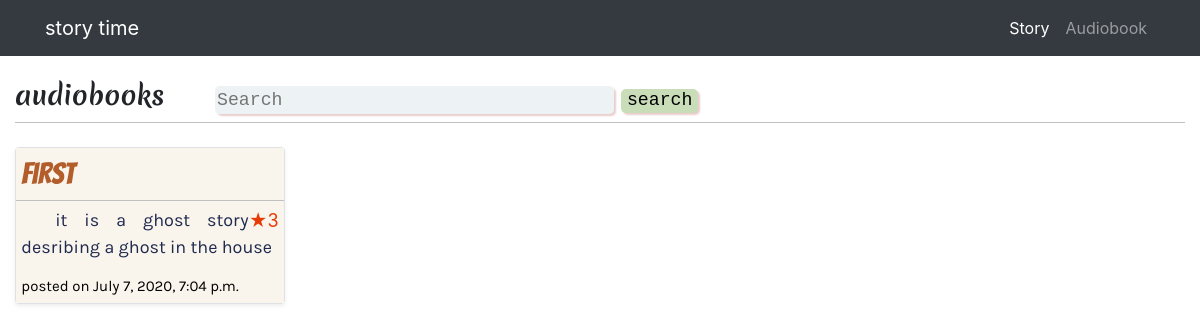
The app's page /audiobook/ with its own data.
### freelancing/models.py (models this page shows, shortened)
class audio_story(models.Model):
    story_title=models.CharField(max_length=30,blank=False)
    story_descrtiption=models.TextField()
    story_title_pic=models.ImageField(upload_to='media/')
    upload_time=models.DateTimeField(auto_now_add=True)
    rating=models.IntegerField()
    category=models.CharField(max_length=20 ,blank=True)

### freelancing/views.py (the view)
# urls.py: path('audiobook/',views.audiobook,name='audiobook'),
def audiobook(request):
    all_stories=audio_story.objects.all().order_by('upload_time')
    return render(request,'audioindex.html',{'stories':all_stories.reverse()})

### freelancing/templates/audioindex.html (shortened to what this page needs)
{%extends 'extended.html'%}
{%block codes%}
<div class="my-4" style="border-bottom: 1px solid	#C0C0C0 ;">
    <div class="row" >
        <div class="col-2">
           <h2 style="font-family: meri;"> audiobooks</h2>
        </div>
        <div class="col-9 col-lg-6">
        <form action="{% url 'search' %}" method="POST">
           <h2> <input type="text" placeholder="Search" name="search" style=" padding-top:4px; padding-bottom: 2px; width: 70%; font-weight: lighter;border: none; border-radius: 5px; background-color: rgba(232, 239, 241, 0.781); color: firebrick; font-family: monospace;  box-shadow: 2px 2px 2px #e9cccc; font-size: 70%;  ">
            <button  type="submit"  style=" font-family:doris;font-weight: bold; background-color: rgb(202, 221, 185); border-radius: 5px; border:none; font-weight: lighter; font-size: 90%; font-family: monospace; box-shadow: 2px 2px 2px #e9cccc; font-size: 70%;" >search</button></h2>
          </form>
        </div>
    </div>
</div>
<div class="row">
<div class="col-lg-9 ">
<div class="row">
    {%for st in stories%}
    <div class="col-6 col-lg-4" >
        <a href="{% url 'audio_chapters' s_title=st.story_title %}"  style="background-color: rgba(250, 244, 235, 0.911);">
        <div class="card  mb-5   border rounded shadow-sm bg-white ">
            <div class="card-body-sm " >
                <div class="card-title text-responsive" style="border-bottom: 1px solid #C0C0C0;" >
                    <h3 style="margin-left: 2%; margin-top: 3%; font-family:'eastwood';color:rgba(163, 60, 0, 0.822) ; font-stretch: wider; " >{{st.story_title}} </h3>
                </div>
                <p style="margin-top: -2%; margin-bottom: 3%; "><span class=" fa-pull-right " style="color:rgb(231, 58, 5);">&#9733;{{st.rating}}</span></p>
                 <div class="card-text text-responsive" >
                    <p style=" font-family:karla; color: rgba(2, 15, 58, 0.884);">&nbsp;&nbsp;{{st.story_descrtiption}}</p>
                 </div>
            </div>
            <div class="jk" >
            <div class="card-footer-sm text-responsive "  >
               <h6 style="font-family: karla;">posted on {{st.upload_time}}</h6>
            </div></div>
        </a>
        </div>
    </div>
    {%endfor%}
</div>
</div>
   <div class="col-lg-1 col-1 mt-3">
   </div>
</div>
{%endblock%}

### freelancing/assets/file.css (style rules this page uses)
body { padding-top: 56px; }
a { color: black; text-decoration: none; }
h3 { font-size:6px; }
p { font-size:5px; }
@media (min-width: 300px) { h2 { font-size:17px; } }
@media (min-width: 300px) { h3 { font-size:15px; } }
@media (min-width: 300px) { h6 { font-size:9px; font-weight: normal; margin-left: 2%; margin-top: -5%; } }
@media (min-width: 300px) { p { font-size:10px; text-align: justify; margin-left: 2%; margin-right: 2%; margin-top: -4%; } }
@media (min-width: 300px) { .card { margin-bottom: 1%; } }
@media (min-width: 768px) { h2 { font-size:20px; } }
@media (min-width: 768px) { h3 { font-size:20px; } }
@media (min-width: 768px) { h6 { font-size:10px; font-weight: normal; margin-left: 2%; margin-top: 2%; } }
@media (min-width: 768px) { p { font-size:10px; margin-left: 2%; margin-top: -1%; } }
@media (min-width: 768px) { .card { margin-bottom: 5%; } }
@media (min-width: 992px) { h2 { font-size:23px; } }
@media (min-width: 992px) { h3 { font-size:25px; } }
@media (min-width: 992px) { h6 { font-size:12px; font-weight: normal; margin-left: 2%; margin-top: 2%; } }
@media (min-width: 992px) { p { font-size:12px; margin-left: 2%; margin-top: 2%; } }
@media (min-width: 992px) { h6 { font-size:12px; } }
@media (min-width: 992px) { .card { margin-bottom: 6%; } }
@media (min-width: 1200px) { h2 { font-size:26px; } }
@media (min-width: 1200px) { h3 { font-size:30px; } }
@media (min-width: 1200px) { p { font-size:18px; margin-left: 2%; margin-top: 2%; } }
@media (min-width: 1200px) { h6 { font-size:15px; font-weight: normal; margin-left: 2%; margin-top: 2%; } }
[class*="col-"] { width: 100%; }

### records on screen
audio_story: story_title "first", rating "3", story_descrtiption "it is a ghost story desribing a ghost in the house", upload_time "July 7, 2020, 7:04 p.m."
